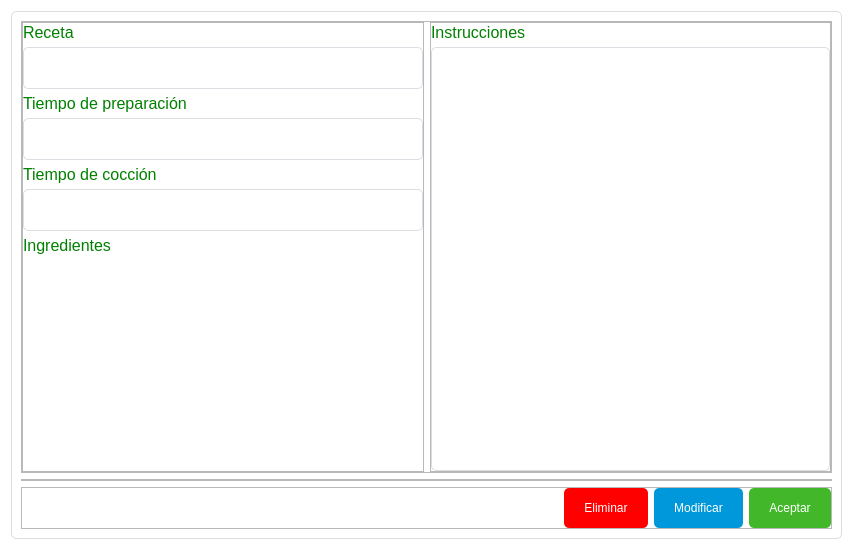
<?xml version="1.0" encoding="UTF-8"?>
<ui version="4.0">
 <class>Dialog</class>
 <widget class="QDialog" name="Dialog">
  <property name="geometry">
   <rect>
    <x>0</x>
    <y>0</y>
    <width>853</width>
    <height>550</height>
   </rect>
  </property>
  <property name="minimumSize">
   <size>
    <width>800</width>
    <height>500</height>
   </size>
  </property>
  <property name="maximumSize">
   <size>
    <width>16777215</width>
    <height>16777215</height>
   </size>
  </property>
  <property name="windowTitle">
   <string>Receta</string>
  </property>
  <property name="autoFillBackground">
   <bool>false</bool>
  </property>
  <property name="styleSheet">
   <string notr="true">QDialog {
	background-color : #FFF;
	margin : 0px;
	padding : 0px;
}

QFrame#content {
	background-color : transparent;
	border: 1px solid #DADDE1;
	border-radius: 5px;
	min-width : 400px;
	min-height : 460px;
}

QLabel {
	color : green;
}

QLineEdit, QComboBox, QTextEdit{
	background-color : transparent;
	border : 1px solid #DADDE1;
	border-radius : 5px;
	color : #616161;
	min-height : 40px;
	font : 77 18px &quot;Arial&quot;;
}
</string>
  </property>
  <property name="sizeGripEnabled">
   <bool>false</bool>
  </property>
  <layout class="QVBoxLayout" name="verticalLayout">
   <item>
    <widget class="QFrame" name="content">
     <property name="minimumSize">
      <size>
       <width>402</width>
       <height>462</height>
      </size>
     </property>
     <property name="frameShape">
      <enum>QFrame::StyledPanel</enum>
     </property>
     <property name="frameShadow">
      <enum>QFrame::Raised</enum>
     </property>
     <layout class="QVBoxLayout" name="verticalLayout_2">
      <item>
       <widget class="QFrame" name="frame_2">
        <property name="frameShape">
         <enum>QFrame::StyledPanel</enum>
        </property>
        <property name="frameShadow">
         <enum>QFrame::Raised</enum>
        </property>
        <layout class="QHBoxLayout" name="horizontalLayout_2">
         <property name="leftMargin">
          <number>0</number>
         </property>
         <property name="topMargin">
          <number>0</number>
         </property>
         <property name="rightMargin">
          <number>0</number>
         </property>
         <property name="bottomMargin">
          <number>0</number>
         </property>
         <item>
          <widget class="QFrame" name="frame_4">
           <property name="frameShape">
            <enum>QFrame::StyledPanel</enum>
           </property>
           <property name="frameShadow">
            <enum>QFrame::Raised</enum>
           </property>
           <layout class="QVBoxLayout" name="verticalLayout_4">
            <property name="spacing">
             <number>5</number>
            </property>
            <property name="leftMargin">
             <number>0</number>
            </property>
            <property name="topMargin">
             <number>0</number>
            </property>
            <property name="rightMargin">
             <number>0</number>
            </property>
            <property name="bottomMargin">
             <number>0</number>
            </property>
            <item>
             <widget class="QLabel" name="label_2">
              <property name="sizePolicy">
               <sizepolicy hsizetype="Preferred" vsizetype="Fixed">
                <horstretch>0</horstretch>
                <verstretch>0</verstretch>
               </sizepolicy>
              </property>
              <property name="font">
               <font>
                <pointsize>12</pointsize>
               </font>
              </property>
              <property name="text">
               <string>Receta</string>
              </property>
             </widget>
            </item>
            <item>
             <widget class="QLineEdit" name="tfd_name">
              <property name="sizePolicy">
               <sizepolicy hsizetype="Preferred" vsizetype="Fixed">
                <horstretch>0</horstretch>
                <verstretch>0</verstretch>
               </sizepolicy>
              </property>
              <property name="readOnly">
               <bool>true</bool>
              </property>
              <property name="placeholderText">
               <string/>
              </property>
              <property name="clearButtonEnabled">
               <bool>false</bool>
              </property>
             </widget>
            </item>
            <item>
             <widget class="QLabel" name="label_4">
              <property name="sizePolicy">
               <sizepolicy hsizetype="Preferred" vsizetype="Fixed">
                <horstretch>0</horstretch>
                <verstretch>0</verstretch>
               </sizepolicy>
              </property>
              <property name="font">
               <font>
                <pointsize>12</pointsize>
               </font>
              </property>
              <property name="frameShape">
               <enum>QFrame::NoFrame</enum>
              </property>
              <property name="frameShadow">
               <enum>QFrame::Plain</enum>
              </property>
              <property name="text">
               <string>Tiempo de preparación</string>
              </property>
             </widget>
            </item>
            <item>
             <widget class="QLineEdit" name="tfd_time1">
              <property name="sizePolicy">
               <sizepolicy hsizetype="Preferred" vsizetype="Fixed">
                <horstretch>0</horstretch>
                <verstretch>0</verstretch>
               </sizepolicy>
              </property>
              <property name="readOnly">
               <bool>true</bool>
              </property>
              <property name="placeholderText">
               <string/>
              </property>
              <property name="clearButtonEnabled">
               <bool>false</bool>
              </property>
             </widget>
            </item>
            <item>
             <widget class="QLabel" name="label_3">
              <property name="sizePolicy">
               <sizepolicy hsizetype="Preferred" vsizetype="Fixed">
                <horstretch>0</horstretch>
                <verstretch>0</verstretch>
               </sizepolicy>
              </property>
              <property name="font">
               <font>
                <pointsize>12</pointsize>
               </font>
              </property>
              <property name="text">
               <string>Tiempo de cocción</string>
              </property>
             </widget>
            </item>
            <item>
             <widget class="QLineEdit" name="tfd_time2">
              <property name="sizePolicy">
               <sizepolicy hsizetype="Preferred" vsizetype="Fixed">
                <horstretch>0</horstretch>
                <verstretch>0</verstretch>
               </sizepolicy>
              </property>
              <property name="readOnly">
               <bool>true</bool>
              </property>
              <property name="placeholderText">
               <string/>
              </property>
              <property name="clearButtonEnabled">
               <bool>false</bool>
              </property>
             </widget>
            </item>
            <item>
             <widget class="QLabel" name="label_5">
              <property name="sizePolicy">
               <sizepolicy hsizetype="Preferred" vsizetype="Fixed">
                <horstretch>0</horstretch>
                <verstretch>0</verstretch>
               </sizepolicy>
              </property>
              <property name="font">
               <font>
                <pointsize>12</pointsize>
               </font>
              </property>
              <property name="text">
               <string>Ingredientes</string>
              </property>
             </widget>
            </item>
            <item>
             <widget class="QScrollArea" name="scrollArea">
              <property name="sizePolicy">
               <sizepolicy hsizetype="Preferred" vsizetype="Preferred">
                <horstretch>0</horstretch>
                <verstretch>0</verstretch>
               </sizepolicy>
              </property>
              <property name="styleSheet">
               <string notr="true">QScrollArea {
	border: none;
}

#scrollAreaWidgetContents {
	background-color : #FFFFFF;
}</string>
              </property>
              <property name="widgetResizable">
               <bool>true</bool>
              </property>
              <widget class="QWidget" name="scrollAreaWidgetContents">
               <property name="geometry">
                <rect>
                 <x>0</x>
                 <y>0</y>
                 <width>397</width>
                 <height>185</height>
                </rect>
               </property>
               <layout class="QHBoxLayout" name="verticalLayout_task">
                <property name="spacing">
                 <number>0</number>
                </property>
                <property name="leftMargin">
                 <number>0</number>
                </property>
                <property name="topMargin">
                 <number>0</number>
                </property>
                <property name="rightMargin">
                 <number>0</number>
                </property>
                <property name="bottomMargin">
                 <number>0</number>
                </property>
               </layout>
              </widget>
             </widget>
            </item>
           </layout>
          </widget>
         </item>
         <item>
          <widget class="QFrame" name="frame_5">
           <property name="frameShape">
            <enum>QFrame::StyledPanel</enum>
           </property>
           <property name="frameShadow">
            <enum>QFrame::Raised</enum>
           </property>
           <layout class="QVBoxLayout" name="verticalLayout_3">
            <property name="spacing">
             <number>5</number>
            </property>
            <property name="leftMargin">
             <number>0</number>
            </property>
            <property name="topMargin">
             <number>0</number>
            </property>
            <property name="rightMargin">
             <number>0</number>
            </property>
            <property name="bottomMargin">
             <number>0</number>
            </property>
            <item>
             <widget class="QLabel" name="label">
              <property name="sizePolicy">
               <sizepolicy hsizetype="Preferred" vsizetype="Fixed">
                <horstretch>0</horstretch>
                <verstretch>0</verstretch>
               </sizepolicy>
              </property>
              <property name="font">
               <font>
                <family>Arial</family>
                <pointsize>12</pointsize>
                <weight>9</weight>
                <italic>false</italic>
                <bold>false</bold>
               </font>
              </property>
              <property name="lineWidth">
               <number>1</number>
              </property>
              <property name="text">
               <string>Instrucciones</string>
              </property>
             </widget>
            </item>
            <item>
             <widget class="QTextEdit" name="text_area">
              <property name="sizePolicy">
               <sizepolicy hsizetype="Preferred" vsizetype="Preferred">
                <horstretch>0</horstretch>
                <verstretch>0</verstretch>
               </sizepolicy>
              </property>
              <property name="readOnly">
               <bool>true</bool>
              </property>
              <property name="placeholderText">
               <string/>
              </property>
             </widget>
            </item>
           </layout>
          </widget>
         </item>
        </layout>
       </widget>
      </item>
      <item>
       <widget class="QFrame" name="frame_3">
        <property name="sizePolicy">
         <sizepolicy hsizetype="Preferred" vsizetype="Fixed">
          <horstretch>0</horstretch>
          <verstretch>0</verstretch>
         </sizepolicy>
        </property>
        <property name="frameShape">
         <enum>QFrame::StyledPanel</enum>
        </property>
        <property name="frameShadow">
         <enum>QFrame::Raised</enum>
        </property>
        <layout class="QHBoxLayout" name="horizontalLayout_6">
         <property name="spacing">
          <number>5</number>
         </property>
         <property name="leftMargin">
          <number>0</number>
         </property>
         <property name="topMargin">
          <number>0</number>
         </property>
         <property name="rightMargin">
          <number>0</number>
         </property>
         <property name="bottomMargin">
          <number>0</number>
         </property>
        </layout>
       </widget>
      </item>
      <item>
       <widget class="QFrame" name="frame">
        <property name="sizePolicy">
         <sizepolicy hsizetype="Preferred" vsizetype="Fixed">
          <horstretch>0</horstretch>
          <verstretch>0</verstretch>
         </sizepolicy>
        </property>
        <property name="frameShape">
         <enum>QFrame::StyledPanel</enum>
        </property>
        <property name="frameShadow">
         <enum>QFrame::Raised</enum>
        </property>
        <layout class="QHBoxLayout" name="horizontalLayout">
         <property name="leftMargin">
          <number>0</number>
         </property>
         <property name="topMargin">
          <number>0</number>
         </property>
         <property name="rightMargin">
          <number>0</number>
         </property>
         <property name="bottomMargin">
          <number>0</number>
         </property>
         <item>
          <spacer name="horizontalSpacer_2">
           <property name="orientation">
            <enum>Qt::Horizontal</enum>
           </property>
           <property name="sizeHint" stdset="0">
            <size>
             <width>40</width>
             <height>20</height>
            </size>
           </property>
          </spacer>
         </item>
         <item>
          <widget class="QPushButton" name="btn_remove">
           <property name="sizePolicy">
            <sizepolicy hsizetype="Preferred" vsizetype="Fixed">
             <horstretch>0</horstretch>
             <verstretch>0</verstretch>
            </sizepolicy>
           </property>
           <property name="toolTip">
            <string>Mostrar productos</string>
           </property>
           <property name="styleSheet">
            <string notr="true">QPushButton {
	color : #FFFFFF;
	border-style : solid;
	border-radius: 5px;
	min-height : 40px;
	font : 77 18px &quot;Arial&quot;;
	background-color : red;
	padding-left : 20px;
	padding-right : 20px;
}

QPushButton:hover {
	border: 1px solid #FFF;
	border-radius: 5px;
}

QPushButton:pressed {
	background-color : transparent;
	color : red;
	border: 1px solid red;
	border-radius: 5px;
}

</string>
           </property>
           <property name="text">
            <string>Eliminar</string>
           </property>
          </widget>
         </item>
         <item>
          <widget class="QPushButton" name="btn_edit">
           <property name="styleSheet">
            <string notr="true">QPushButton {
	color : #FFFFFF;
	border-style : solid;
	border-radius: 5px;
	min-height : 40px;
	font : 77 18px &quot;Arial&quot;;
	background-color : #0098DA;
	padding-left : 20px;
	padding-right : 20px;
}

QPushButton:hover {
	border: 1px solid #FFF;
	border-radius: 5px;
}

QPushButton:pressed {
	background-color : transparent;
	color : #0098DA;
	border: 1px solid #0098DA;
	border-radius: 5px;
}

</string>
           </property>
           <property name="text">
            <string>Modificar</string>
           </property>
          </widget>
         </item>
         <item>
          <widget class="QPushButton" name="btn_accept">
           <property name="sizePolicy">
            <sizepolicy hsizetype="Preferred" vsizetype="Fixed">
             <horstretch>0</horstretch>
             <verstretch>0</verstretch>
            </sizepolicy>
           </property>
           <property name="toolTip">
            <string>Mostrar productos</string>
           </property>
           <property name="styleSheet">
            <string notr="true">QPushButton {
	color : #FFFFFF;
	border-style : solid;
	border-radius: 5px;
	min-height : 40px;
	font : 77 18px &quot;Arial&quot;;
	background-color : #42B72A;
	padding-left : 20px;
	padding-right : 20px;
}

QPushButton:hover {
	border: 1px solid #FFF;
	border-radius: 5px;
}

QPushButton:pressed {
	background-color : transparent;
	color : #42B72A;
	border: 1px solid #42B72A;
	border-radius: 5px;
}

</string>
           </property>
           <property name="text">
            <string>Aceptar</string>
           </property>
          </widget>
         </item>
        </layout>
       </widget>
      </item>
     </layout>
    </widget>
   </item>
  </layout>
 </widget>
 <resources>
  <include location="../assets/assets.qrc"/>
 </resources>
 <connections/>
</ui>
